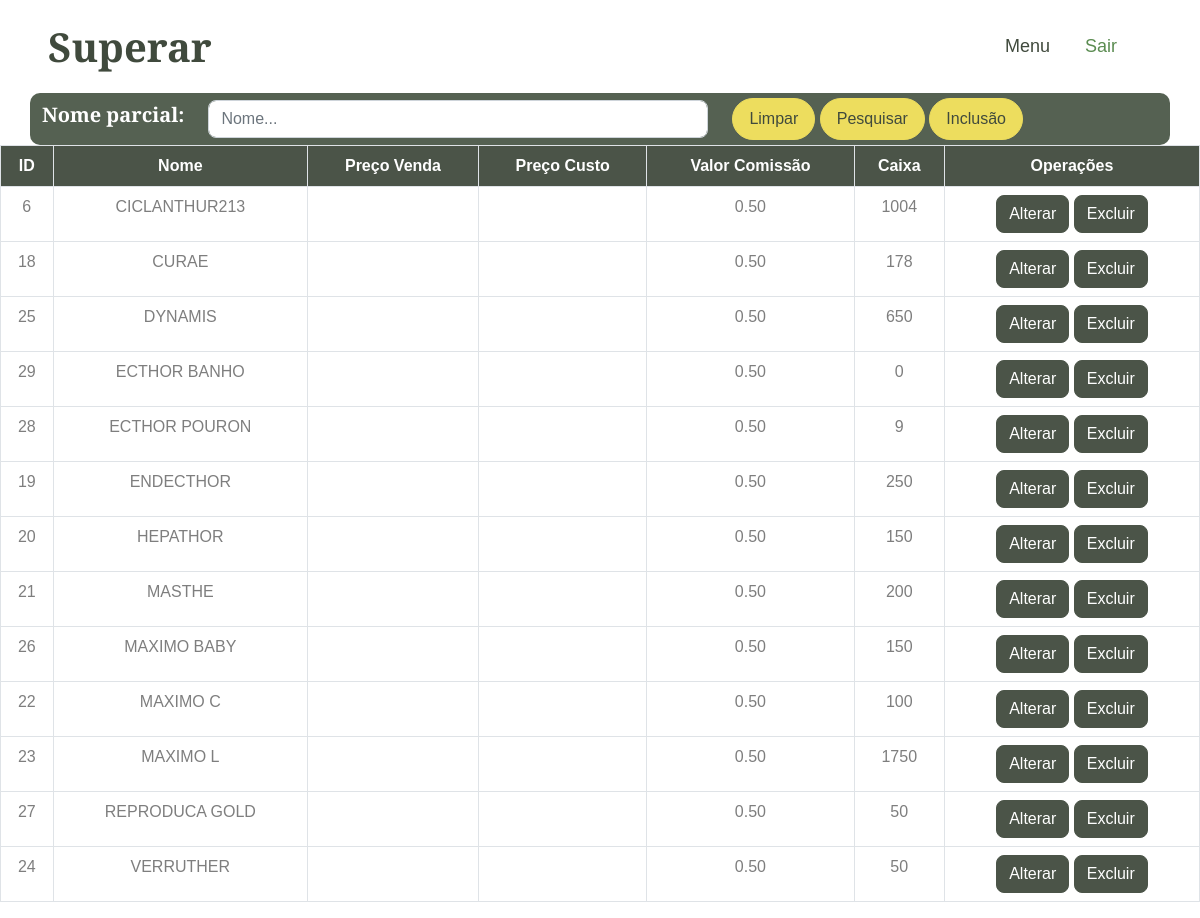
Before: /proselect.php (signed in) with the older database file.
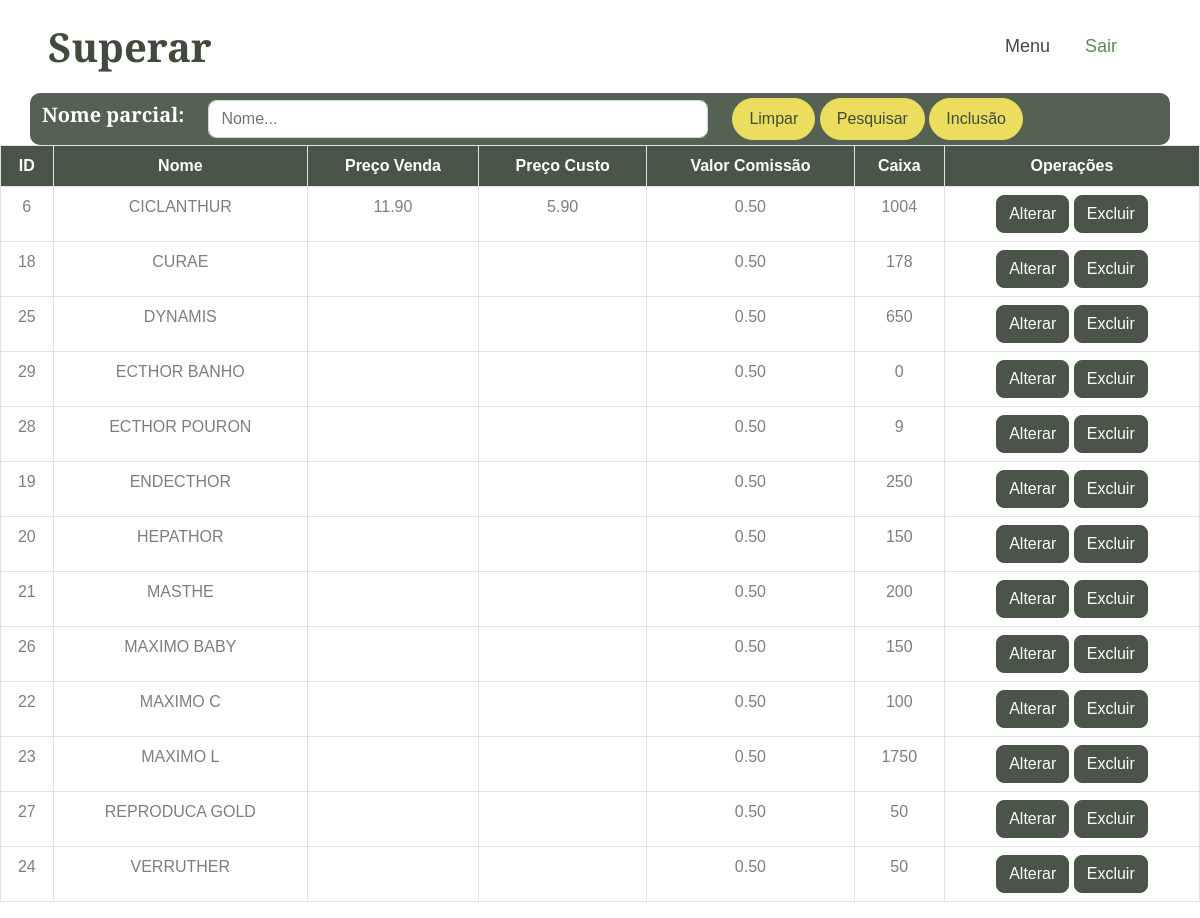
After: the same page with the newer database file.
### tables this page shows
CREATE TABLE `produto` (
  `id` int(11) NOT NULL,
  `nome` varchar(100) NOT NULL,
  `preco` decimal(10,2) NOT NULL,
  `comissao` decimal(10,2) DEFAULT NULL,
  `estoque` int(11) DEFAULT NULL,
  `precocusto` decimal(10,2) DEFAULT NULL,
  `precovenda` decimal(10,2) DEFAULT NULL
);

### proselect.php (the view, shortened to what this page needs)
<?php
include('connect.php');
$sql = 'SELECT * FROM `produto` ORDER BY nome ASC';
$pesqnome = '';
if (isset($_POST['submit'])) {
    $pesqnome = mysqli_real_escape_string($con, $_POST['pesqnome']);
    $sql = "SELECT * FROM produto WHERE nome LIKE '%$pesqnome%' ORDER BY nome ASC";
} else {
    $sql = 'SELECT * FROM produto ORDER BY nome ASC';
}
$result = mysqli_query($con, $sql);
?>
<!DOCTYPE html>
<html lang="en">
<head>
    <link href="https://cdnjs.cloudflare.com/ajax/libs/font-awesome/5.10.0/css/all.min.css" rel="stylesheet">
    <link href="https://cdn.jsdelivr.net/npm/bootstrap-icons@1.4.1/font/bootstrap-icons.css" rel="stylesheet">
    <link href="lib/animate/animate.min.css" rel="stylesheet">
    <link href="lib/owlcarousel/assets/owl.carousel.min.css" rel="stylesheet">
    <link href="lib/lightbox/css/lightbox.min.css" rel="stylesheet">
    <link href="css/bootstrap.min.css" rel="stylesheet">
    <link href="css/style.css" rel="stylesheet">
</head>
<body>
    <nav class="navbar navbar-expand-lg bg-white navbar-light sticky-top px-4 px-lg-5">
        <h1 class="m-0">Superar</h1>
        <div class="collapse navbar-collapse" id="navbarCollapse">
            <div class="navbar-nav ms-auto p-4 p-lg-0">
                <a href="menu.php" class="nav-item nav-link">Menu</a>
                <a href="logout.php" class="nav-item nav-link active">Sair</a>
            </div>
        </div>
    </nav>
    <div class="text-center mx-auto wow fadeInUp" data-wow-delay="0.1s">
    <div class="container" style="background-color: transparent;">
        <form method="post" action="">
            <div class="row align-items-center" style="background-color: #556152; padding-top:5px; padding-bottom:5px; border-radius: 10px;">
                <div class="col-auto">
                    <h5 style="color: white;">Nome parcial:</h5>
                </div>
                <div class="col-auto">
                    <input type="text" name="pesqnome" id="pesqnome" class="form-control" placeholder="Nome..." style="width: 500px;" value="<?php echo $pesqnome; ?>">
                </div>
                <div class="col-auto">
                <a href="proselect.php" class="btn btn-secondary rounded-pill py-2 px-3">Limpar</a>
                    <button class="btn btn-secondary rounded-pill py-2 px-3" type="submit" name="submit">Pesquisar</button>
                    <a href="proinsert.php" class="btn btn-secondary rounded-pill py-2 px-3">Inclusão</a>
                </div>
            </div>
        </form>
    </div>
</div>
        <table class="table table-bordered" style="background-color: white; opacity: 94%; text-align: center;">
            <thead class="thead-dark">
                <tr>
                    <th scope="col" style="background-color: #404A3D; color: white;">ID</th>
                    <th scope="col" style="background-color: #404A3D; color: white;">Nome</th>
                    <th scope="col" style="background-color: #404A3D; color: white;">Preço Venda</th>
                    <th scope="col" style="background-color: #404A3D; color: white;">Preço Custo</th>
                    <th scope="col" style="background-color: #404A3D; color: white;">Valor Comissão</th>
                    <th scope="col" style="background-color: #404A3D; color: white;">Caixa</th>
                    <th scope="col" style="background-color: #404A3D; color: white;">Operações</th>
                </tr>
            </thead>
            <tbody>
                <?php
                if ($result && mysqli_num_rows($result) > 0) {
                    while ($row = mysqli_fetch_assoc($result)) {
                        echo "<tr>
                <td>" . $row['id'] . "</td>
                <td>" . $row['nome'] . "</td>
                <td>" . $row['precovenda'] . "</td>
                <td>" . $row['precocusto'] . "</td>
                <td>" . $row['comissao'] . "</td>
                <td>" . $row['estoque'] . "</td>
                <td>
                    <a href='proupdate.php?updateid=" . $row['id'] . "' class='btn btn-dark'>Alterar</a>
                    <a href='prodelete.php?deleteid=" . $row['id'] . "' class='btn btn-dark'>Excluir</a>
                </td>
              </tr>";
                    }
                } else {
                    echo "<tr><td colspan='5'>Nenhum produto encontrado.</td></tr>";
                }
                ?>
            </tbody>
        </table>
</body>
</html>

Changed rows visible on the page:
changed produto id 6: nome "CICLANTHUR213" → "CICLANTHUR"; precovenda (not shown) → "11.90"; precocusto (not shown) → "5.90"
